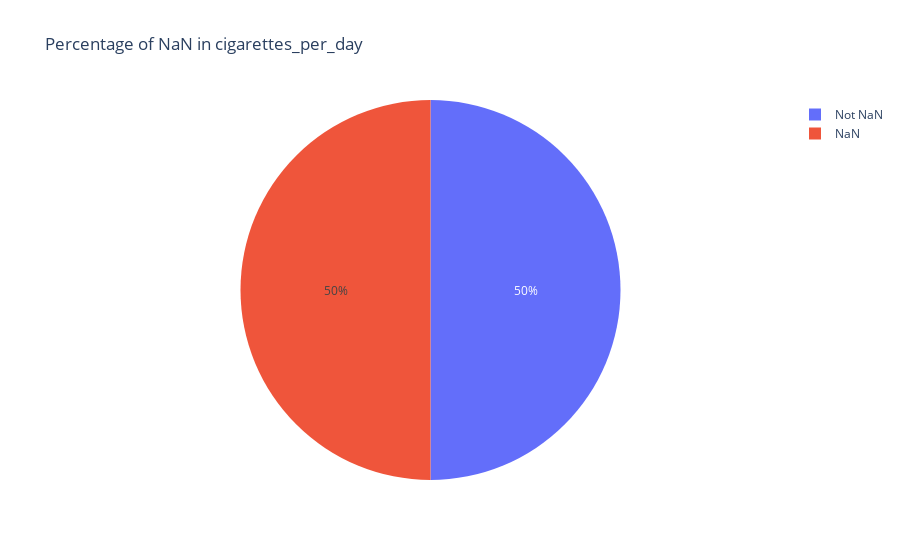

The notebook cell this image was saved under:
### Code cell
fig = px.pie(exposure['pack_years_smoked'].isna(), names=['Not NaN', 'NaN'], title='Percentage of NaN in cigarettes_per_day')
fig.show()

### Figure 1 — Plotly figure (JSON) as saved in the notebook; plotly's stock layout.template omitted (floating-point values rounded to 4 significant figures)
{"data": [{"domain": {"x": [0, 1], "y": [0, 1]}, "hovertemplate": "label=%{label}<extra></extra>", "labels": ["Not NaN", "NaN"], "legendgroup": "", "name": "", "showlegend": true, "type": "pie"}], "layout": {"legend": {"tracegroupgap": 0}, "title": {"text": "Percentage of NaN in cigarettes_per_day"}}}
